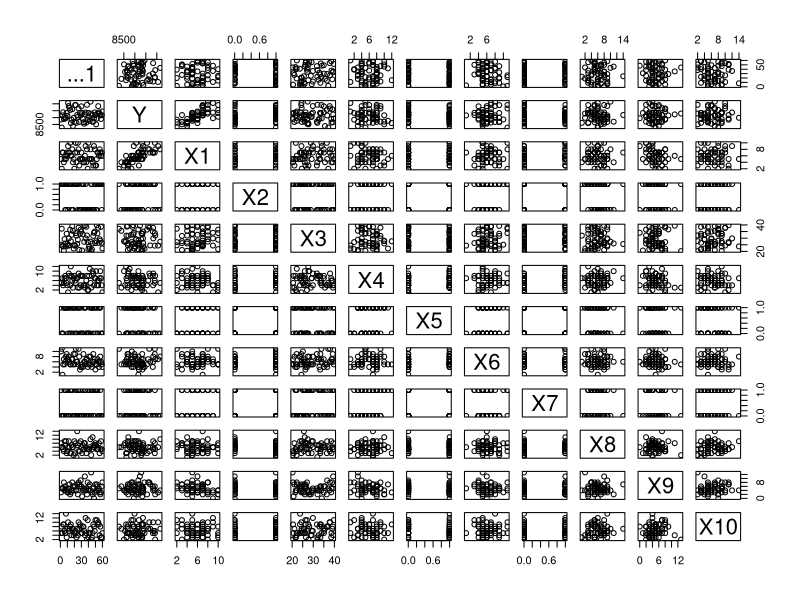

Write R code to recreate this figure. (Note: this script raises an error after producing the figure.)
library(tidyverse)

# dat <- read_csv('./RBdata.csv')
# dat$X8 <- as.factor(dat$X8)
# 
# test.lm <- lm(Y ~ X5 + I(X5^2) + I(X5^3) + X6 + X6:X5 + X6:I(X5^2), data = dat)
# 
# summary(test.lm)
# 
# b <- coef(test.lm)
# 
# pairs(cbind(R = test.lm$residuals, Fit = test.lm$fit, dat))
# 
# pairs(cbind(R=test.lm$res, fit=test.lm$fit, dat), pch=16, cex=1, panel=panel.smooth, col.smooth="skyblue4", col=factor(dat$X6))
# 
# plot(Y ~ X5, data=dat, col=factor(X6))
# curve(b[1] + b[2]*x + b[3]*x^2 + b[4]*x^3, add =TRUE)
# curve((b[1] + b[5]) + (b[2] + b[6])*x + (b[3] + b[7])*x^2 + b[4]*x^3, add =TRUE, col=palette()[2])


# dat <- read_csv('./RBdata2.csv')
# 
# pairs(dat)
# 
# test.lm <- lm(Y ~ X9 + X1 + X2 + X7 + X4 + X5 + X10 + X3:X6 + X8:X10, data = dat)
# 
# summary(test.lm)
# 
# pairs(cbind(R = test.lm$residuals, Fit = test.lm$fit, dat))
# 
# pairs(cbind(R=test.lm$res, fit=test.lm$fit, dat), pch=16, cex=1, panel=panel.smooth, col.smooth="skyblue4", col=factor(dat$X8))

# pairs(cbind(R=test.lm$res, fit=test.lm$fit, dat), pch=16, cex=1, panel=panel.smooth, col.smooth="skyblue4", col=factor(dat$X4))

dat <- read_csv('./battleship3.csv')

pairs(dat)

dat <- dat %>% 
  mutate(X1 = X1_1)

test.lm <- lm(Y ~ X1 + X1:X9 + X1:X7:X9, data = dat)

summary(test.lm)

b <- coef(test.lm)

pairs(cbind(R = test.lm$residuals, Fit = test.lm$fit, dat))

# pairs(cbind(R=test.lm$res, fit=test.lm$fit, dat), pch=16, cex=1, panel=panel.smooth, col.smooth="skyblue4", col=factor(dat$X7))

plot(Y ~ X1, data = dat, col=factor(X7))

curve(b[1] + b[2]*x, add=TRUE)
curve(b[1] + (b[2] + b[3])*x, add=TRUE, col=palette()[2])
curve(b[1] + (b[2] + b[4])*x, add=TRUE, col=palette()[3])

# pairs(cbind(R=test.lm$res, fit=test.lm$fit, dat), pch=16, cex=1, panel=panel.smooth, col.smooth="skyblue4", col=interaction(factor(dat$X1_1),factor(dat$X7)))
